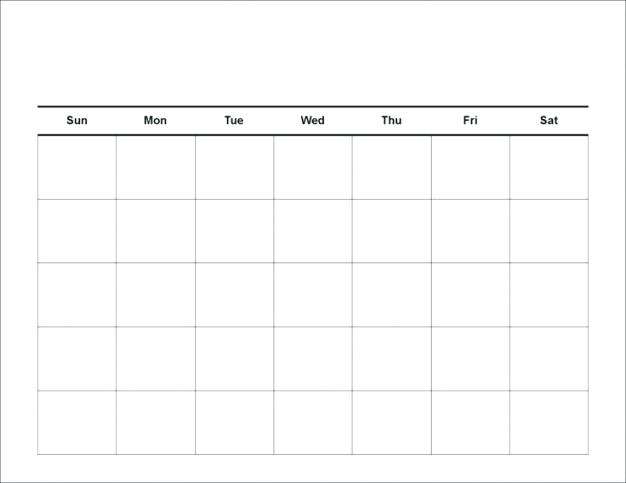
#> input picture Computer Vision/Calendar.jpg, 626 x 483 px
$ jupyter execute 'Line Detection using Hough Transform.ipynb'
#> lines starting #> are read from the running program, lines starting #| are printed output that depends on the picture; after the words box and inside, x2 and y2 are one past the last pixel; in counts of white or black regions, pixels touching at a corner belong together
# Line Detection using Hough Transform

[cell 1]
import cv2
import numpy as np
import matplotlib.pyplot as plt

[cell 2]
# image_c = cv2.imread('Horizontal_Vertical.jpg')
image_c = cv2.imread('Calendar.jpg')
#> image_c is the input picture: shape (483, 626, 3); mean B, G, R 251.1, 251.1, 251

cv2.imshow('Given Image', image_c)
cv2.waitKey(0)
cv2.destroyAllWindows()

[cell 3]
plt.imshow(image_c)

[cell 4]
image_g = cv2.cvtColor(image_c, cv2.COLOR_BGR2GRAY)
image_canny = cv2.Canny(image_g, 50, 200, apertureSize = 3)
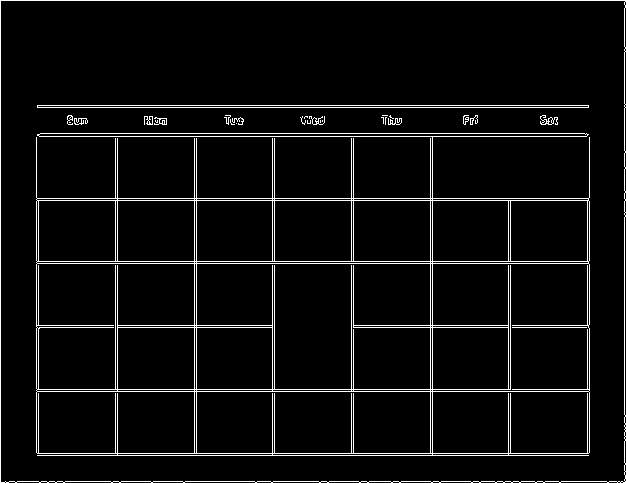
#> image_canny: shape (483, 626); 5% white in thin lines or dots
image_canny

[cell 5]
cv2.imshow('canny image', image_canny)
cv2.waitKey(0)
cv2.destroyAllWindows()

[cell 6]
# Rho accuracy of 1 pixel
# Theta accuracy of np.pi / 180 (1 degree)
# Threshold is number of points on line (try 300, 400 and 500)
lines = cv2.HoughLines(image_canny, 1, np.pi/180, 300)
#> lines = 30 rows, first 8: [0, 1.57], [481, 1.57], [105, 1.57], [107, 1.57], [198, 1.57], [200, 1.57], [261, 1.57], [263, 1.57]

[cell 7]
lines
#> Out has the same summary as lines
# Note 1: 1.57 rad is 89.95437
# Note 2: rho was the distance from the origin

[cell 8]
len(lines)
#> Out = 30

[cell 9]
lines.shape
#> Out = (30, 1, 2)

[cell 10]
if lines is not None:
        for i in range(0, len(lines)):
            rho = lines[i][0][0]
            theta = lines[i][0][1]

            x0 = rho * np.cos(theta)
            y0 = rho * np.sin(theta)

            a = np.cos(theta)
            b = np.sin(theta)

            x1 = int(x0 + 1000 * (-b))
            y1 = int(y0 + 1000 * (a))
            x2 = int(x0 - 1000 * (-b))
            y2 = int(y0 - 1000 * (a))
            cv2.line(image_c, (x1, y1), (x2, y2), (255, 0, 0), 2)
#> this loop made 30 passes
#> (rho, theta, x0, y0, a, b, x1, y1) on passes 1 to 12: (0, 1.57, 0, 0, -4.37e-08, 1, -1000, 0), (481, 1.57, -2.1e-05, 481, -4.37e-08, 1, -1000, 480), (105, 1.57, -4.59e-06, 105, -4.37e-08, 1, -1000, 104), (107, 1.57, -4.68e-06, 107, -4.37e-08, 1, -1000, 106), (198, 1.57, -8.65e-06, 198, -4.37e-08, 1, -1000, 197), (200, 1.57, -8.74e-06, 200, -4.37e-08, 1, -1000, 199), (261, 1.57, -1.14e-05, 261, -4.37e-08, 1, -1000, 260), (263, 1.57, -1.15e-05, 263, -4.37e-08, 1, -1000, 262), (389, 1.57, -1.7e-05, 389, -4.37e-08, 1, -1000, 388), (391, 1.57, -1.71e-05, 391, -4.37e-08, 1, -1000, 390), (453, 1.57, -1.98e-05, 453, -4.37e-08, 1, -1000, 452), (455, 1.57, -1.99e-05, 455, -4.37e-08, 1, -1000, 454)
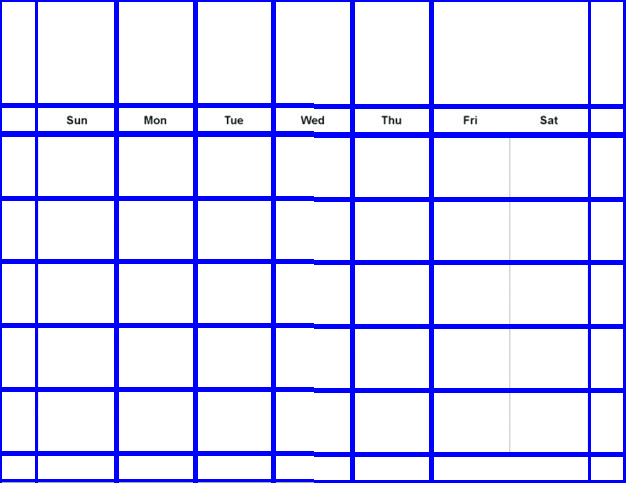
#> image_c: shape (483, 626, 3); 13.75% of pixels changed, all inside (x1, y1, x2, y2) = (0, 0, 626, 483)

cv2.imshow('Hough Lines', image_c)
cv2.waitKey(0)
cv2.destroyAllWindows()

$ run again, with Computer Vision/Horizontal_Vertical.jpg copied over Computer Vision/Calendar.jpg
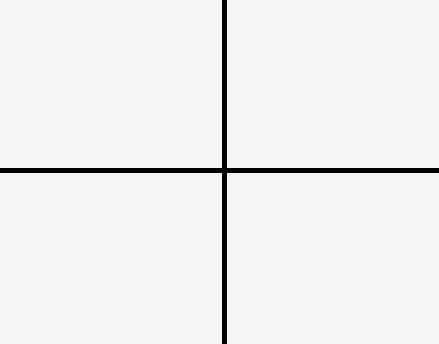
#> input picture Computer Vision/Horizontal_Vertical.jpg, 439 x 344 px
#> image_c is the input picture: shape (344, 439, 3); min 0, max 250, mean 238.7
#> `image_canny = cv2.Canny(image_g, 50, 200, apertureSize = 3)`:
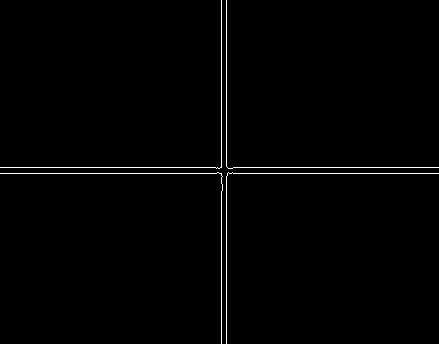
#> image_canny: shape (344, 439); 1% white in thin lines or dots
#> lines = [[173, 1.57], [167, 1.57], [226, 0], [221, 0]]
#> `len(lines)`: Out = 4
#> the loop `for i in range(0, len(lines)):` made 4 passes
#> (rho, theta, x0, y0, a, b, x1, y1) on passes 1 to 4: (173, 1.57, -7.56e-06, 173, -4.37e-08, 1, -1000, 172), (167, 1.57, -7.3e-06, 167, -4.37e-08, 1, -1000, 166), (226, 0, 226, 0, 1, 0, 226, 1000), (221, 0, 221, 0, 1, 0, 221, 1000)
#> after the loop `for i in range(0, len(lines)):`:
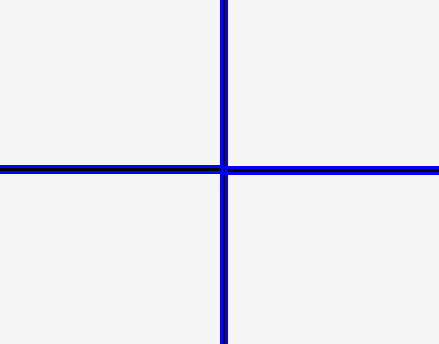
#> image_c: shape (344, 439, 3); 3.09% of pixels changed, all inside (x1, y1, x2, y2) = (0, 0, 439, 344)

$ run again, with Computer Vision/Chess Board.jpg copied over Computer Vision/Calendar.jpg
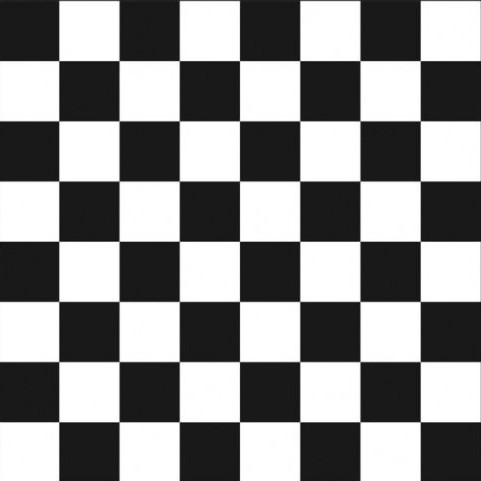
#> input picture Computer Vision/Chess Board.jpg, 481 x 481 px
#> image_c is the input picture: shape (481, 481, 3); min 7, max 255, mean 139.4
#> `image_canny = cv2.Canny(image_g, 50, 200, apertureSize = 3)`:
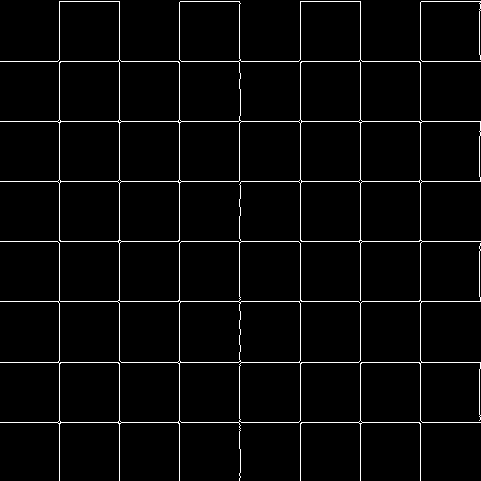
#> image_canny: shape (481, 481); 3.1% white in thin lines or dots
#> lines = 14 rows, first 8: [301, 1.57], [362, 1.57], [61, 1.57], [241, 1.57], [121, 1.57], [422, 1.57], [59, 0], [119, 0]
#> `lines`: Out has the same summary as lines
#> `len(lines)`: Out = 14
#> the loop `for i in range(0, len(lines)):` made 14 passes
#> (rho, theta, x0, y0, a, b, x1, y1) on passes 1 to 8: (301, 1.57, -1.32e-05, 301, -4.37e-08, 1, -1000, 300), (362, 1.57, -1.58e-05, 362, -4.37e-08, 1, -1000, 361), (61, 1.57, -2.67e-06, 61, -4.37e-08, 1, -1000, 60), (241, 1.57, -1.05e-05, 241, -4.37e-08, 1, -1000, 240), (121, 1.57, -5.29e-06, 121, -4.37e-08, 1, -1000, 120), (422, 1.57, -1.84e-05, 422, -4.37e-08, 1, -1000, 421), (59, 0, 59, 0, 1, 0, 59, 1000), (119, 0, 119, 0, 1, 0, 119, 1000)
#> after the loop `for i in range(0, len(lines)):`:
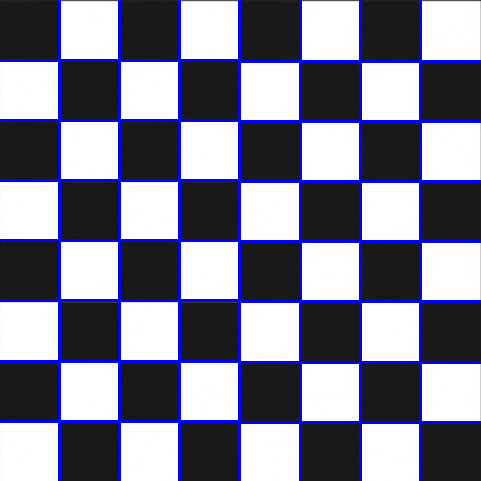
#> image_c: shape (481, 481, 3); 8.54% of pixels changed, all inside (x1, y1, x2, y2) = (0, 0, 481, 481)
